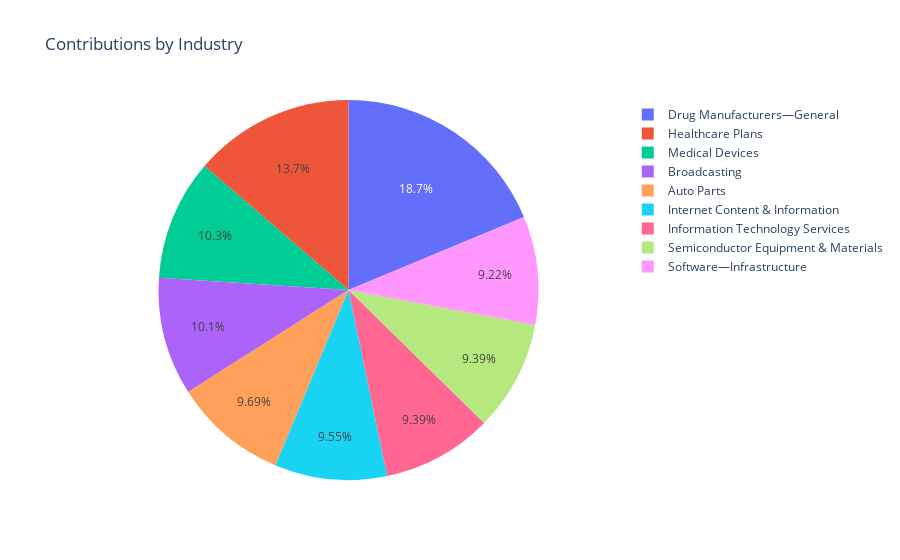

The code cell stored with this chart in its notebook:
### Code cell
industry_contribution_pie(industry_holdings)

### Figure 1 — Plotly figure (JSON) as saved in the notebook; plotly's stock layout.template omitted (floating-point values rounded to 4 significant figures)
{"data": [{"domain": {"x": [0, 1], "y": [0, 1]}, "hovertemplate": "Industry=%{label}<br>Cumulative Contributions=%{value}<extra></extra>", "labels": ["Auto Parts", "Broadcasting", "Drug Manufacturers—General", "Healthcare Plans", "Information Technology Services", "Internet Content & Information", "Medical Devices", "Semiconductor Equipment & Materials", "Software—Infrastructure"], "legendgroup": "", "name": "", "showlegend": true, "type": "pie", "values": [5104.0, 5299, 9865.0, 7210.0, 4944.0, 5027.0, 5410.0, 4944.0, 4855.0]}], "layout": {"autosize": true, "legend": {"tracegroupgap": 0}, "title": {"text": "Contributions by Industry"}}}
